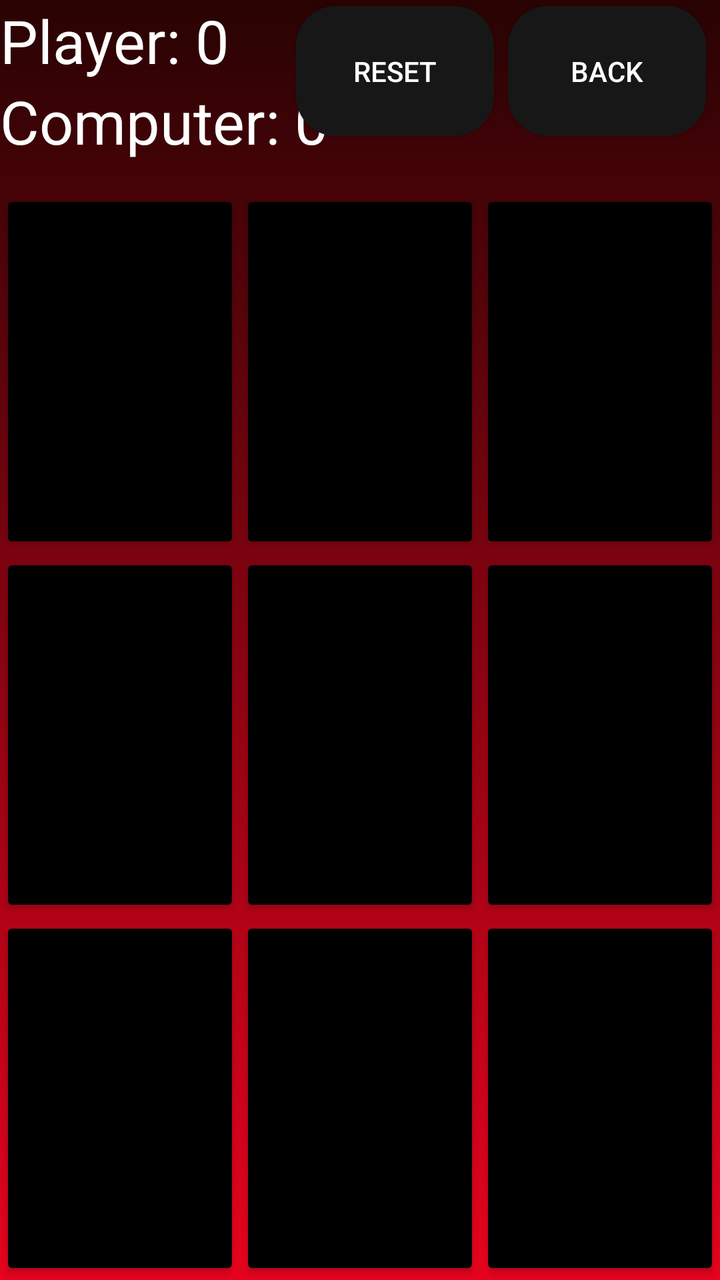
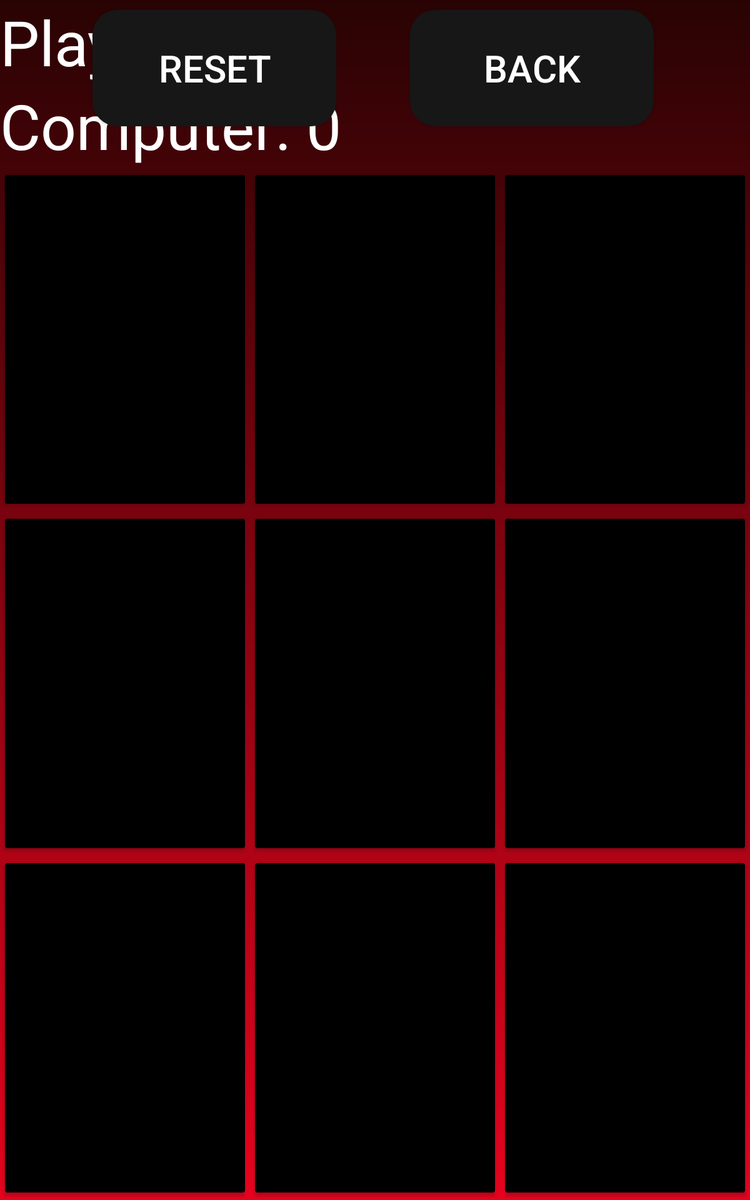

One screen, two layout resources from the same app: the default and the author's alternative for another configuration. Each is rendered where Android would select it; the XML of both is given below.
<!-- AndroidManifest.xml: application theme Theme.TicTacToe -->
<!-- res/layout/activity_single_player.xml -->
<?xml version="1.0" encoding="utf-8"?>
<LinearLayout xmlns:android="http://schemas.android.com/apk/res/android"
    xmlns:app="http://schemas.android.com/apk/res-auto"
    xmlns:tools="http://schemas.android.com/tools"
    android:layout_width="match_parent"
    android:layout_height="match_parent"
    tools:context="SinglePlayer"
    android:orientation="vertical">


    <RelativeLayout
        android:layout_width="match_parent"
        android:layout_height="95dp">

        <TextView
            android:id="@+id/text_view_player"
            android:layout_width="wrap_content"
            android:layout_height="wrap_content"
            android:freezesText="true"
            android:text="Player: 0"
            android:textSize="30sp"
            android:textColor="@color/white"/>

        <TextView
            android:id="@+id/text_view_computer"
            android:layout_width="wrap_content"
            android:layout_height="wrap_content"
            android:layout_below="@id/text_view_player"
            android:freezesText="true"
            android:text="Computer: 0"
            android:textSize="30sp"
            android:textColor="@color/white"/>

        <Button
            android:id="@+id/button_reset2"
            android:layout_width="99dp"
            android:layout_height="65dp"
            android:layout_alignParentTop="true"
            android:layout_alignParentEnd="true"
            android:layout_centerVertical="true"
            android:layout_marginTop="3dp"
            android:layout_marginEnd="113dp"
            android:layout_marginRight="33dp"
            android:text="reset"
            android:background="@drawable/rounded_button"/>

        <Button
            android:id="@+id/button_back"
            android:layout_width="99dp"
            android:layout_height="65dp"
            android:layout_alignParentTop="true"
            android:layout_alignParentEnd="true"
            android:layout_centerVertical="true"
            android:layout_marginTop="3dp"
            android:layout_marginEnd="7dp"
            android:layout_marginRight="33dp"
            android:text="Back"
            android:background="@drawable/rounded_button"/>


        <com.google.android.material.chip.ChipGroup
            android:layout_width="wrap_content"
            android:layout_height="wrap_content">

        </com.google.android.material.chip.ChipGroup>
    </RelativeLayout>
    <LinearLayout
        android:layout_width="match_parent"
        android:layout_height="0dp"
        android:layout_weight="1">

        <Button
            android:id="@+id/button1_00"
            android:layout_width="0dp"
            android:layout_height="match_parent"
            android:layout_weight="1"
            android:textSize="55sp"
            android:freezesText="true"
            android:backgroundTint="@color/black"/>

        <Button
            android:id="@+id/button1_01"
            android:layout_width="0dp"
            android:layout_height="match_parent"
            android:layout_weight="1"
            android:textSize="55sp"
            android:freezesText="true"
            android:backgroundTint="@color/black"/>

        <Button
            android:id="@+id/button1_02"
            android:layout_width="0dp"
            android:layout_height="match_parent"
            android:layout_weight="1"
            android:textSize="55sp"
            android:freezesText="true"
            android:backgroundTint="@color/black"/>

    </LinearLayout>
    <LinearLayout
        android:layout_width="match_parent"
        android:layout_height="0dp"
        android:layout_weight="1">

        <Button
            android:id="@+id/button1_10"
            android:layout_width="0dp"
            android:layout_height="match_parent"
            android:layout_weight="1"
            android:textSize="55sp"
            android:freezesText="true"
            android:backgroundTint="@color/black"/>

        <Button
            android:id="@+id/button1_11"
            android:layout_width="0dp"
            android:layout_height="match_parent"
            android:layout_weight="1"
            android:textSize="55sp"
            android:freezesText="true"
            android:backgroundTint="@color/black"/>
        <Button
            android:id="@+id/button1_12"
            android:layout_width="0dp"
            android:layout_height="match_parent"
            android:layout_weight="1"
            android:textSize="55sp"
            android:freezesText="true"
            android:backgroundTint="@color/black"/>

    </LinearLayout>
    <LinearLayout
        android:layout_width="match_parent"
        android:layout_height="0dp"
        android:layout_weight="1">

        <Button
            android:id="@+id/button1_20"
            android:layout_width="0dp"
            android:layout_height="match_parent"
            android:layout_weight="1"
            android:textSize="55sp"
            android:freezesText="true"
            android:backgroundTint="@color/black"/>

        <Button
            android:id="@+id/button1_21"
            android:layout_width="0dp"
            android:layout_height="match_parent"
            android:layout_weight="1"
            android:textSize="55sp"
            android:freezesText="true"
            android:backgroundTint="@color/black"/>
        <Button
            android:id="@+id/button1_22"
            android:layout_width="0dp"
            android:layout_height="match_parent"
            android:layout_weight="1"
            android:textSize="55sp"
            android:freezesText="true"
            android:backgroundTint="@color/black"/>
    </LinearLayout>
</LinearLayout>
<!-- resources referenced by this layout -->
<resources>
  <color name="black">#FF000000</color>
  <color name="white">#FFFFFFFF</color>
  <!-- drawable rounded_button (drawable) -->
  <?xml version="1.0" encoding="utf-8"?>
  <shape xmlns:android="http://schemas.android.com/apk/res/android"
      android:shape="rectangle">
      <corners android:radius="20dp"/>
      <solid android:color="#171717"/>
  </shape>
  <style name="Theme.TicTacToe" parent="Theme.AppCompat.NoActionBar">
          
          <item name="colorPrimary">#420505</item>
          <item name="colorPrimaryVariant">@color/black</item>
          <item name="colorOnPrimary">@color/white</item>
          
          <item name="android:statusBarColor" tools:targetApi="l">?attr/colorPrimaryVariant</item>
          
          <item name="android:windowBackground">@drawable/gradient_drawable</item>
  
  
      </style>
  <!-- drawable gradient_drawable (drawable) -->
  <?xml version="1.0" encoding="utf-8"?>
   <shape
      android:shape = "rectangle"
      xmlns:android = "http://schemas.android.com/apk/res/android" >
  
      <gradient
          android:startColor = "#290303"
          android:endColor = "#E6031E"
          android:angle = "270"
          android:type = "linear"/>
  </shape>
</resources>
<!-- res/layout-sw600dp/activity_single_player.xml (the author's variant of the layout above) -->
<!-- drawn on a 7-inch tablet held upright -->
<?xml version="1.0" encoding="utf-8"?>
<LinearLayout xmlns:android="http://schemas.android.com/apk/res/android"
    xmlns:app="http://schemas.android.com/apk/res-auto"
    xmlns:tools="http://schemas.android.com/tools"
    android:layout_width="match_parent"
    android:layout_height="match_parent"
    tools:context="SinglePlayer"
    android:orientation="vertical">


    <RelativeLayout
        android:layout_width="match_parent"
        android:layout_height="wrap_content">

        <TextView
            android:id="@+id/text_view_player"
            android:layout_width="wrap_content"
            android:layout_height="wrap_content"
            android:freezesText="true"
            android:text="Player: 0"
            android:textSize="50sp"
            android:textColor="@color/white"/>

        <TextView
            android:id="@+id/text_view_computer"
            android:layout_width="wrap_content"
            android:layout_height="wrap_content"
            android:layout_below="@id/text_view_player"
            android:freezesText="true"
            android:text="Computer: 0"
            android:textSize="50sp"
            android:textColor="@color/white"/>

        <Button
            android:id="@+id/button_reset2"
            android:layout_width="195dp"
            android:layout_height="93dp"
            android:layout_alignParentTop="true"
            android:layout_alignParentEnd="true"
            android:layout_alignParentRight="true"
            android:layout_centerVertical="true"
            android:layout_marginTop="8dp"
            android:layout_marginEnd="331dp"
            android:layout_marginRight="331dp"
            android:text="reset"
            android:textSize="30sp"
            android:background="@drawable/rounded_button"/>

        <Button
            android:id="@+id/button_back"
            android:layout_width="195dp"
            android:layout_height="93dp"
            android:layout_alignParentTop="true"
            android:layout_alignParentEnd="true"
            android:layout_alignParentRight="true"
            android:layout_centerVertical="true"
            android:layout_marginTop="8dp"
            android:layout_marginEnd="77dp"
            android:layout_marginRight="77dp"
            android:text="Back"
            android:textSize="30sp"
            android:background="@drawable/rounded_button"/>

    </RelativeLayout>
    <LinearLayout
        android:layout_width="match_parent"
        android:layout_height="0dp"
        android:layout_weight="1">

        <Button
            android:id="@+id/button1_00"
            android:layout_width="0dp"
            android:layout_height="match_parent"
            android:layout_weight="1"
            android:textSize="55sp"
            android:freezesText="true"
            android:backgroundTint="@color/black"/>

        <Button
            android:id="@+id/button1_01"
            android:layout_width="0dp"
            android:layout_height="match_parent"
            android:layout_weight="1"
            android:textSize="55sp"
            android:freezesText="true"
            android:backgroundTint="@color/black"/>

        <Button
            android:id="@+id/button1_02"
            android:layout_width="0dp"
            android:layout_height="match_parent"
            android:layout_weight="1"
            android:textSize="55sp"
            android:freezesText="true"
            android:backgroundTint="@color/black"/>

    </LinearLayout>
    <LinearLayout
        android:layout_width="match_parent"
        android:layout_height="0dp"
        android:layout_weight="1">

        <Button
            android:id="@+id/button1_10"
            android:layout_width="0dp"
            android:layout_height="match_parent"
            android:layout_weight="1"
            android:textSize="55sp"
            android:freezesText="true"
            android:backgroundTint="@color/black"/>

        <Button
            android:id="@+id/button1_11"
            android:layout_width="0dp"
            android:layout_height="match_parent"
            android:layout_weight="1"
            android:textSize="55sp"
            android:freezesText="true"
            android:backgroundTint="@color/black"/>
        <Button
            android:id="@+id/button1_12"
            android:layout_width="0dp"
            android:layout_height="match_parent"
            android:layout_weight="1"
            android:textSize="55sp"
            android:freezesText="true"
            android:backgroundTint="@color/black"/>

    </LinearLayout>
    <LinearLayout
        android:layout_width="match_parent"
        android:layout_height="0dp"
        android:layout_weight="1">

        <Button
            android:id="@+id/button1_20"
            android:layout_width="0dp"
            android:layout_height="match_parent"
            android:layout_weight="1"
            android:textSize="55sp"
            android:freezesText="true"
            android:backgroundTint="@color/black"/>

        <Button
            android:id="@+id/button1_21"
            android:layout_width="0dp"
            android:layout_height="match_parent"
            android:layout_weight="1"
            android:textSize="55sp"
            android:freezesText="true"
            android:backgroundTint="@color/black"/>
        <Button
            android:id="@+id/button1_22"
            android:layout_width="0dp"
            android:layout_height="match_parent"
            android:layout_weight="1"
            android:textSize="55sp"
            android:freezesText="true"
            android:backgroundTint="@color/black"/>

    </LinearLayout>


</LinearLayout>
